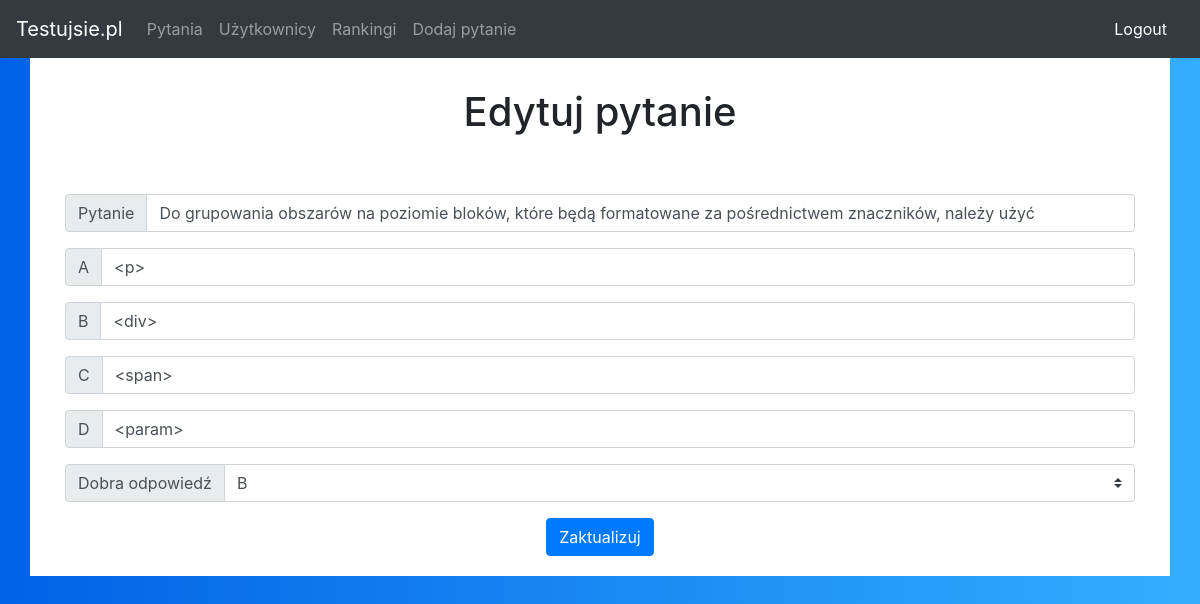
The page /admin.php?nav=editQue&ID=1 (signed in) on the database its author committed.
### tables this page shows
CREATE TABLE `pytania` (
  `ID` int(11) NOT NULL,
  `pytanie` varchar(600) NOT NULL,
  `A` varchar(255) NOT NULL,
  `B` varchar(255) NOT NULL,
  `C` varchar(255) NOT NULL,
  `D` varchar(255) NOT NULL,
  `dobra` varchar(5) NOT NULL,
  `poprawne` int(11) NOT NULL,
  `niepoprawne` int(11) NOT NULL
);

### admin.php (the view, shortened to what this page needs)
<!DOCTYPE html>
<html lang="en">
<head>
    <link rel="stylesheet" href="css/bootstrap.min.css"/>
</head>
<body>
  <nav class="navbar navbar-expand-lg navbar-dark bg-dark static-top">
    <a class="navbar-brand" href="admin.php">Testujsie.pl</a>
    <div class="collapse navbar-collapse" id="navbarResponsive">
    <ul class="navbar-nav mr-auto">
      <li class="nav-item ">
        <a class="nav-link" href="admin.php?nav=pyt">Pytania</a>
      </li>
      <li class="nav-item ">
        <a class="nav-link" href="admin.php?nav=users">Użytkownicy</a>
      </li>
      <li class="nav-item ">
        <a class="nav-link" href="admin.php?nav=stats">Rankingi</a>
      </li>
      <li class="nav-item ">
        <a class="nav-link" href="admin.php?nav=addQue">Dodaj pytanie</a>
      </li>
    </ul>
    <div class="nav-item active">
        <a class="nav-link btn" style="color:#fff;" href="logout.php">Logout
        </a>
    </div>
    </div>
  </nav>
  <div class="container">
    <div class="row">
      <div class="col-lg-12 text-center">
        <?php
        $nav = (isset($_GET["nav"])? $_GET["nav"]:"pyt");
        switch ($nav) {
            ?>
            <?php
          case "editQue":
            $mysqli = @new mysqli("localhost", "root", "", "stadnik");
            if ($mysqli->connect_errno) {
                echo("Nie udało się zalogować");
            }else{
              $mysqli->set_charset('utf8');
              $query = $mysqli->query("SELECT * FROM pytania WHERE ID='".$_GET["ID"]."'");
              while($row = $query->fetch_assoc()){
            ?>
            <h1>Edytuj pytanie</h1>
              <form action="edit.php" method="post" id="formAdd">
                <div class="input-group mb-3">
                  <div class="input-group-prepend">
                    <span class="input-group-text" >Pytanie</span>
                  </div>
                  <input type="text" name="pytanie" class="form-control" value="<?php echo(htmlspecialchars($row["pytanie"])); ?>">
                </div>
                <div class="input-group mb-3">
                  <div class="input-group-prepend">
                    <span class="input-group-text" >A</span>
                  </div>
                  <input type="text" name="A" class="form-control" value="<?php echo(htmlspecialchars($row["A"])); ?>">
                </div>
                <div class="input-group mb-3">
                  <div class="input-group-prepend">
                    <span class="input-group-text" >B</span>
                  </div>
                  <input type="text" name="B" class="form-control" value="<?php echo(htmlspecialchars($row["B"])); ?>">
                </div>
                <div class="input-group mb-3">
                  <div class="input-group-prepend">
                    <span class="input-group-text" >C</span>
                  </div>
                  <input type="text" name="C" class="form-control" value="<?php echo(htmlspecialchars($row["C"])); ?>">
                </div>
                <div class="input-group mb-3">
                  <div class="input-group-prepend">
                    <span class="input-group-text" >D</span>
                  </div>
                  <input type="text" name="D" class="form-control" value="<?php echo(htmlspecialchars($row["D"])); ?>">
                </div>
                <div class="input-group mb-3">
                  <div class="input-group-prepend">
                    <span class="input-group-text">Dobra odpowiedź</span>
                  </div>
                  <select class="custom-select" name="dobre">
                    <option value="B" <?php echo($row["dobra"]=="B"?"selected":null); ?>>B</option>
                </div>
                <input type="submit" value="Zaktualizuj" class="btn btn-primary">
              </form>
            <?php
            }
            }
          break;
        }
        ?>
      </div>
    </div>
  </div>
</body>
</html>

### admin.php (style rules this page uses)
body { background: #007bff; background: linear-gradient(to right, #0062E6, #33AEFF); }
.container { background:#fff; }
h1 { padding:30px 0; }
#formAdd { padding:20px; }

### rows shown on the page
pytania: pytanie "Do grupowania obszarów na poziomie bloków, które będą formatowane za pośrednictwem znaczników, należy użyć", A "<p>", B "<div>", C "<span>", D "<param>", dobre "B"
